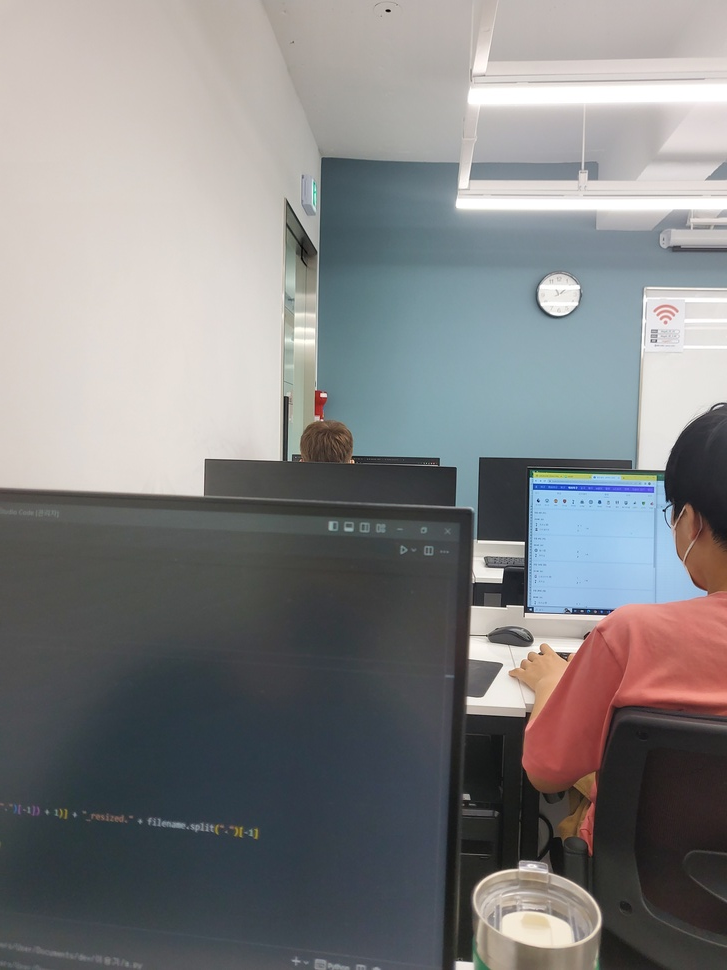
#> input picture 1.jpg, 727 x 970 px, shrunk from 3024 x 4032 before the run
$ python a.py
#> lines starting #> are read from the running program, lines starting #| are printed output that depends on the picture
import cv2
import sys

# 3장의 영상을 리스트로 묶어서 반복문으로 하나하나 갖고옴
img_names = ['1.jpg', '2.jpg', '3.jpg']

# 불러온 영상을 imgs에 저장
imgs = []
for name in img_names:
    img = cv2.imread(name)
#> img is the input picture: shape (970, 727, 3); mean B, G, R 130.9, 130.2, 130.1

    if img is None:
        print('Image load failed!')
        sys.exit()

    imgs.append(img)

# 객체 생성
stitcher = cv2.Stitcher_create()

# 이미지 스티칭
status, dst = stitcher.stitch(imgs)
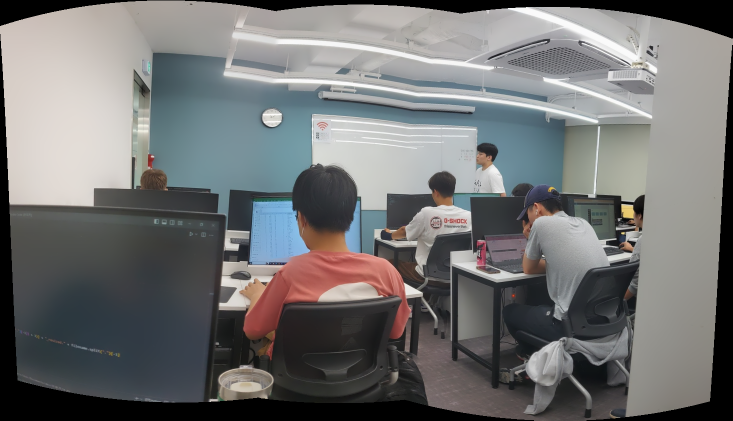
#> dst: shape (841, 1465, 3) (shown at 1/2 size); mean of channels 0, 1, 2 114.7, 114.7, 114.2; drawn as B, G, R
#> status = 0

if status != cv2.Stitcher_OK:
    print('Stitch failed!')
    sys.exit()

# 결과 영상 저장
cv2.imwrite('output.jpg', dst)

# 출력 영상이 화면보다 커질 가능성이 있어 WINDOW_NORMAL 지정
cv2.namedWindow('dst', cv2.WINDOW_NORMAL)
cv2.imshow('dst',dst)
cv2.waitKey()
cv2.destroyAllWindows()
